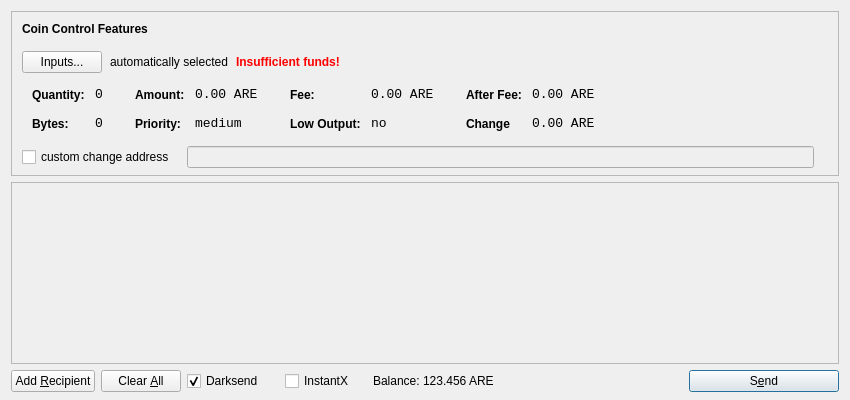
<?xml version="1.0" encoding="UTF-8"?>
<ui version="4.0">
 <class>SendCoinsDialog</class>
 <widget class="QDialog" name="SendCoinsDialog">
  <property name="geometry">
   <rect>
    <x>0</x>
    <y>0</y>
    <width>850</width>
    <height>400</height>
   </rect>
  </property>
  <property name="windowTitle">
   <string>Send Coins</string>
  </property>
  <layout class="QVBoxLayout" name="verticalLayout" stretch="0,1,0">
   <property name="bottomMargin">
    <number>8</number>
   </property>
   <item>
    <widget class="QFrame" name="frameCoinControl">
     <property name="sizePolicy">
      <sizepolicy hsizetype="Expanding" vsizetype="Expanding">
       <horstretch>0</horstretch>
       <verstretch>0</verstretch>
      </sizepolicy>
     </property>
     <property name="maximumSize">
      <size>
       <width>16777215</width>
       <height>16777215</height>
      </size>
     </property>
     <property name="frameShape">
      <enum>QFrame::StyledPanel</enum>
     </property>
     <property name="frameShadow">
      <enum>QFrame::Sunken</enum>
     </property>
     <layout class="QVBoxLayout" name="verticalLayoutCoinControl2">
      <property name="spacing">
       <number>-1</number>
      </property>
      <property name="leftMargin">
       <number>0</number>
      </property>
      <property name="topMargin">
       <number>0</number>
      </property>
      <property name="rightMargin">
       <number>0</number>
      </property>
      <property name="bottomMargin">
       <number>6</number>
      </property>
      <item>
       <layout class="QVBoxLayout" name="verticalLayoutCoinControl" stretch="0,0,0,0,1">
        <property name="spacing">
         <number>0</number>
        </property>
        <property name="leftMargin">
         <number>10</number>
        </property>
        <property name="topMargin">
         <number>10</number>
        </property>
        <item>
         <layout class="QHBoxLayout" name="horizontalLayoutCoinControl1">
          <property name="bottomMargin">
           <number>15</number>
          </property>
          <item>
           <widget class="QLabel" name="labelCoinControlFeatures">
            <property name="sizePolicy">
             <sizepolicy hsizetype="Preferred" vsizetype="Maximum">
              <horstretch>0</horstretch>
              <verstretch>0</verstretch>
             </sizepolicy>
            </property>
            <property name="font">
             <font>
              <weight>75</weight>
              <bold>true</bold>
             </font>
            </property>
            <property name="styleSheet">
             <string notr="true">font-weight:bold;</string>
            </property>
            <property name="text">
             <string>Coin Control Features</string>
            </property>
           </widget>
          </item>
         </layout>
        </item>
        <item>
         <layout class="QHBoxLayout" name="horizontalLayoutCoinControl2" stretch="0,0,0,0">
          <property name="spacing">
           <number>8</number>
          </property>
          <property name="bottomMargin">
           <number>10</number>
          </property>
          <item>
           <widget class="QPushButton" name="pushButtonCoinControl">
            <property name="styleSheet">
             <string notr="true"/>
            </property>
            <property name="text">
             <string>Inputs...</string>
            </property>
           </widget>
          </item>
          <item>
           <widget class="QLabel" name="labelCoinControlAutomaticallySelected">
            <property name="text">
             <string>automatically selected</string>
            </property>
            <property name="margin">
             <number>5</number>
            </property>
           </widget>
          </item>
          <item>
           <widget class="QLabel" name="labelCoinControlInsuffFunds">
            <property name="font">
             <font>
              <weight>75</weight>
              <bold>true</bold>
             </font>
            </property>
            <property name="styleSheet">
             <string notr="true">color:red;font-weight:bold;</string>
            </property>
            <property name="text">
             <string>Insufficient funds!</string>
            </property>
            <property name="margin">
             <number>5</number>
            </property>
           </widget>
          </item>
          <item>
           <spacer name="horizontalSpacerCoinControl">
            <property name="orientation">
             <enum>Qt::Horizontal</enum>
            </property>
            <property name="sizeHint" stdset="0">
             <size>
              <width>40</width>
              <height>1</height>
             </size>
            </property>
           </spacer>
          </item>
         </layout>
        </item>
        <item>
         <widget class="QWidget" name="widgetCoinControl" native="true">
          <property name="sizePolicy">
           <sizepolicy hsizetype="Preferred" vsizetype="Preferred">
            <horstretch>0</horstretch>
            <verstretch>0</verstretch>
           </sizepolicy>
          </property>
          <property name="minimumSize">
           <size>
            <width>0</width>
            <height>0</height>
           </size>
          </property>
          <property name="styleSheet">
           <string notr="true"/>
          </property>
          <layout class="QHBoxLayout" name="horizontalLayoutCoinControl5">
           <property name="margin">
            <number>0</number>
           </property>
           <item>
            <layout class="QHBoxLayout" name="horizontalLayoutCoinControl3" stretch="0,0,0,1">
             <property name="spacing">
              <number>20</number>
             </property>
             <property name="topMargin">
              <number>0</number>
             </property>
             <property name="bottomMargin">
              <number>10</number>
             </property>
             <item>
              <layout class="QFormLayout" name="formLayoutCoinControl1">
               <property name="horizontalSpacing">
                <number>10</number>
               </property>
               <property name="verticalSpacing">
                <number>14</number>
               </property>
               <property name="leftMargin">
                <number>10</number>
               </property>
               <property name="topMargin">
                <number>4</number>
               </property>
               <property name="rightMargin">
                <number>6</number>
               </property>
               <item row="0" column="0">
                <widget class="QLabel" name="labelCoinControlQuantityText">
                 <property name="styleSheet">
                  <string notr="true">font-weight:bold;</string>
                 </property>
                 <property name="text">
                  <string>Quantity:</string>
                 </property>
                 <property name="margin">
                  <number>0</number>
                 </property>
                </widget>
               </item>
               <item row="0" column="1">
                <widget class="QLabel" name="labelCoinControlQuantity">
                 <property name="font">
                  <font>
                   <family>Monospace</family>
                   <pointsize>10</pointsize>
                  </font>
                 </property>
                 <property name="cursor">
                  <cursorShape>IBeamCursor</cursorShape>
                 </property>
                 <property name="contextMenuPolicy">
                  <enum>Qt::ActionsContextMenu</enum>
                 </property>
                 <property name="text">
                  <string>0</string>
                 </property>
                 <property name="margin">
                  <number>0</number>
                 </property>
                 <property name="textInteractionFlags">
                  <set>Qt::LinksAccessibleByMouse|Qt::TextSelectableByKeyboard|Qt::TextSelectableByMouse</set>
                 </property>
                </widget>
               </item>
               <item row="1" column="0">
                <widget class="QLabel" name="labelCoinControlBytesText">
                 <property name="styleSheet">
                  <string notr="true">font-weight:bold;</string>
                 </property>
                 <property name="text">
                  <string>Bytes:</string>
                 </property>
                </widget>
               </item>
               <item row="1" column="1">
                <widget class="QLabel" name="labelCoinControlBytes">
                 <property name="font">
                  <font>
                   <family>Monospace</family>
                   <pointsize>10</pointsize>
                  </font>
                 </property>
                 <property name="cursor">
                  <cursorShape>IBeamCursor</cursorShape>
                 </property>
                 <property name="contextMenuPolicy">
                  <enum>Qt::ActionsContextMenu</enum>
                 </property>
                 <property name="text">
                  <string>0</string>
                 </property>
                 <property name="textInteractionFlags">
                  <set>Qt::LinksAccessibleByMouse|Qt::TextSelectableByKeyboard|Qt::TextSelectableByMouse</set>
                 </property>
                </widget>
               </item>
              </layout>
             </item>
             <item>
              <layout class="QFormLayout" name="formLayoutCoinControl2">
               <property name="horizontalSpacing">
                <number>10</number>
               </property>
               <property name="verticalSpacing">
                <number>14</number>
               </property>
               <property name="leftMargin">
                <number>6</number>
               </property>
               <property name="topMargin">
                <number>4</number>
               </property>
               <property name="rightMargin">
                <number>6</number>
               </property>
               <item row="0" column="0">
                <widget class="QLabel" name="labelCoinControlAmountText">
                 <property name="styleSheet">
                  <string notr="true">font-weight:bold;</string>
                 </property>
                 <property name="text">
                  <string>Amount:</string>
                 </property>
                 <property name="margin">
                  <number>0</number>
                 </property>
                </widget>
               </item>
               <item row="0" column="1">
                <widget class="QLabel" name="labelCoinControlAmount">
                 <property name="font">
                  <font>
                   <family>Monospace</family>
                   <pointsize>10</pointsize>
                  </font>
                 </property>
                 <property name="cursor">
                  <cursorShape>IBeamCursor</cursorShape>
                 </property>
                 <property name="contextMenuPolicy">
                  <enum>Qt::ActionsContextMenu</enum>
                 </property>
                 <property name="text">
                  <string>0.00 ARE</string>
                 </property>
                 <property name="textInteractionFlags">
                  <set>Qt::LinksAccessibleByMouse|Qt::TextSelectableByKeyboard|Qt::TextSelectableByMouse</set>
                 </property>
                </widget>
               </item>
               <item row="1" column="0">
                <widget class="QLabel" name="labelCoinControlPriorityText">
                 <property name="styleSheet">
                  <string notr="true">font-weight:bold;</string>
                 </property>
                 <property name="text">
                  <string>Priority:</string>
                 </property>
                </widget>
               </item>
               <item row="1" column="1">
                <widget class="QLabel" name="labelCoinControlPriority">
                 <property name="font">
                  <font>
                   <family>Monospace</family>
                   <pointsize>10</pointsize>
                  </font>
                 </property>
                 <property name="cursor">
                  <cursorShape>IBeamCursor</cursorShape>
                 </property>
                 <property name="contextMenuPolicy">
                  <enum>Qt::ActionsContextMenu</enum>
                 </property>
                 <property name="text">
                  <string>medium</string>
                 </property>
                 <property name="textInteractionFlags">
                  <set>Qt::LinksAccessibleByMouse|Qt::TextSelectableByKeyboard|Qt::TextSelectableByMouse</set>
                 </property>
                </widget>
               </item>
              </layout>
             </item>
             <item>
              <layout class="QFormLayout" name="formLayoutCoinControl3">
               <property name="horizontalSpacing">
                <number>10</number>
               </property>
               <property name="verticalSpacing">
                <number>14</number>
               </property>
               <property name="leftMargin">
                <number>6</number>
               </property>
               <property name="topMargin">
                <number>4</number>
               </property>
               <property name="rightMargin">
                <number>6</number>
               </property>
               <item row="0" column="0">
                <widget class="QLabel" name="labelCoinControlFeeText">
                 <property name="styleSheet">
                  <string notr="true">font-weight:bold;</string>
                 </property>
                 <property name="text">
                  <string>Fee:</string>
                 </property>
                 <property name="margin">
                  <number>0</number>
                 </property>
                </widget>
               </item>
               <item row="0" column="1">
                <widget class="QLabel" name="labelCoinControlFee">
                 <property name="font">
                  <font>
                   <family>Monospace</family>
                   <pointsize>10</pointsize>
                  </font>
                 </property>
                 <property name="cursor">
                  <cursorShape>IBeamCursor</cursorShape>
                 </property>
                 <property name="contextMenuPolicy">
                  <enum>Qt::ActionsContextMenu</enum>
                 </property>
                 <property name="text">
                  <string>0.00 ARE</string>
                 </property>
                 <property name="textInteractionFlags">
                  <set>Qt::LinksAccessibleByMouse|Qt::TextSelectableByKeyboard|Qt::TextSelectableByMouse</set>
                 </property>
                </widget>
               </item>
               <item row="1" column="0">
                <widget class="QLabel" name="labelCoinControlLowOutputText">
                 <property name="styleSheet">
                  <string notr="true">font-weight:bold;</string>
                 </property>
                 <property name="text">
                  <string>Low Output:</string>
                 </property>
                </widget>
               </item>
               <item row="1" column="1">
                <widget class="QLabel" name="labelCoinControlLowOutput">
                 <property name="font">
                  <font>
                   <family>Monospace</family>
                   <pointsize>10</pointsize>
                  </font>
                 </property>
                 <property name="cursor">
                  <cursorShape>IBeamCursor</cursorShape>
                 </property>
                 <property name="contextMenuPolicy">
                  <enum>Qt::ActionsContextMenu</enum>
                 </property>
                 <property name="text">
                  <string>no</string>
                 </property>
                 <property name="textInteractionFlags">
                  <set>Qt::LinksAccessibleByMouse|Qt::TextSelectableByKeyboard|Qt::TextSelectableByMouse</set>
                 </property>
                </widget>
               </item>
              </layout>
             </item>
             <item>
              <layout class="QFormLayout" name="formLayoutCoinControl4">
               <property name="horizontalSpacing">
                <number>10</number>
               </property>
               <property name="verticalSpacing">
                <number>14</number>
               </property>
               <property name="leftMargin">
                <number>6</number>
               </property>
               <property name="topMargin">
                <number>4</number>
               </property>
               <property name="rightMargin">
                <number>6</number>
               </property>
               <item row="0" column="0">
                <widget class="QLabel" name="labelCoinControlAfterFeeText">
                 <property name="styleSheet">
                  <string notr="true">font-weight:bold;</string>
                 </property>
                 <property name="text">
                  <string>After Fee:</string>
                 </property>
                 <property name="margin">
                  <number>0</number>
                 </property>
                </widget>
               </item>
               <item row="0" column="1">
                <widget class="QLabel" name="labelCoinControlAfterFee">
                 <property name="font">
                  <font>
                   <family>Monospace</family>
                   <pointsize>10</pointsize>
                  </font>
                 </property>
                 <property name="cursor">
                  <cursorShape>IBeamCursor</cursorShape>
                 </property>
                 <property name="contextMenuPolicy">
                  <enum>Qt::ActionsContextMenu</enum>
                 </property>
                 <property name="text">
                  <string>0.00 ARE</string>
                 </property>
                 <property name="textInteractionFlags">
                  <set>Qt::LinksAccessibleByMouse|Qt::TextSelectableByKeyboard|Qt::TextSelectableByMouse</set>
                 </property>
                </widget>
               </item>
               <item row="1" column="0">
                <widget class="QLabel" name="labelCoinControlChangeText">
                 <property name="styleSheet">
                  <string notr="true">font-weight:bold;</string>
                 </property>
                 <property name="text">
                  <string>Change</string>
                 </property>
                </widget>
               </item>
               <item row="1" column="1">
                <widget class="QLabel" name="labelCoinControlChange">
                 <property name="font">
                  <font>
                   <family>Monospace</family>
                   <pointsize>10</pointsize>
                  </font>
                 </property>
                 <property name="cursor">
                  <cursorShape>IBeamCursor</cursorShape>
                 </property>
                 <property name="contextMenuPolicy">
                  <enum>Qt::ActionsContextMenu</enum>
                 </property>
                 <property name="text">
                  <string>0.00 ARE</string>
                 </property>
                 <property name="textInteractionFlags">
                  <set>Qt::LinksAccessibleByMouse|Qt::TextSelectableByKeyboard|Qt::TextSelectableByMouse</set>
                 </property>
                </widget>
               </item>
              </layout>
             </item>
            </layout>
           </item>
          </layout>
         </widget>
        </item>
        <item>
         <layout class="QHBoxLayout" name="horizontalLayoutCoinControl4" stretch="0,0,0">
          <property name="spacing">
           <number>12</number>
          </property>
          <property name="sizeConstraint">
           <enum>QLayout::SetDefaultConstraint</enum>
          </property>
          <property name="topMargin">
           <number>5</number>
          </property>
          <property name="rightMargin">
           <number>5</number>
          </property>
          <item>
           <widget class="QCheckBox" name="checkBoxCoinControlChange">
            <property name="text">
             <string>custom change address</string>
            </property>
           </widget>
          </item>
          <item>
           <widget class="QLineEdit" name="lineEditCoinControlChange">
            <property name="enabled">
             <bool>false</bool>
            </property>
            <property name="sizePolicy">
             <sizepolicy hsizetype="Expanding" vsizetype="Fixed">
              <horstretch>0</horstretch>
              <verstretch>0</verstretch>
             </sizepolicy>
            </property>
           </widget>
          </item>
          <item>
           <widget class="QLabel" name="labelCoinControlChangeLabel">
            <property name="sizePolicy">
             <sizepolicy hsizetype="Preferred" vsizetype="Expanding">
              <horstretch>0</horstretch>
              <verstretch>0</verstretch>
             </sizepolicy>
            </property>
            <property name="minimumSize">
             <size>
              <width>0</width>
              <height>0</height>
             </size>
            </property>
            <property name="text">
             <string/>
            </property>
            <property name="margin">
             <number>3</number>
            </property>
           </widget>
          </item>
         </layout>
        </item>
        <item>
         <spacer name="verticalSpacerCoinControl">
          <property name="orientation">
           <enum>Qt::Vertical</enum>
          </property>
          <property name="sizeHint" stdset="0">
           <size>
            <width>800</width>
            <height>1</height>
           </size>
          </property>
         </spacer>
        </item>
       </layout>
      </item>
     </layout>
    </widget>
   </item>
   <item>
    <widget class="QScrollArea" name="scrollArea">
     <property name="widgetResizable">
      <bool>true</bool>
     </property>
     <widget class="QWidget" name="scrollAreaWidgetContents">
      <property name="geometry">
       <rect>
        <x>0</x>
        <y>0</y>
        <width>830</width>
        <height>165</height>
       </rect>
      </property>
      <layout class="QVBoxLayout" name="verticalLayout_2">
       <property name="margin">
        <number>0</number>
       </property>
       <item>
        <layout class="QVBoxLayout" name="entries">
         <property name="spacing">
          <number>6</number>
         </property>
        </layout>
       </item>
       <item>
        <spacer name="verticalSpacer">
         <property name="orientation">
          <enum>Qt::Vertical</enum>
         </property>
         <property name="sizeHint" stdset="0">
          <size>
           <width>20</width>
           <height>40</height>
          </size>
         </property>
        </spacer>
       </item>
      </layout>
     </widget>
    </widget>
   </item>
   <item>
    <layout class="QHBoxLayout" name="horizontalLayout">
     <item>
      <widget class="QPushButton" name="addButton">
       <property name="toolTip">
        <string>Send to multiple recipients at once</string>
       </property>
       <property name="text">
        <string>Add &amp;Recipient</string>
       </property>
       <property name="autoDefault">
        <bool>false</bool>
       </property>
      </widget>
     </item>
     <item>
      <widget class="QPushButton" name="clearButton">
       <property name="sizePolicy">
        <sizepolicy hsizetype="Minimum" vsizetype="Fixed">
         <horstretch>0</horstretch>
         <verstretch>0</verstretch>
        </sizepolicy>
       </property>
       <property name="toolTip">
        <string>Remove all transaction fields</string>
       </property>
       <property name="text">
        <string>Clear &amp;All</string>
       </property>
       <property name="autoRepeatDelay">
        <number>300</number>
       </property>
       <property name="autoDefault">
        <bool>false</bool>
       </property>
      </widget>
     </item>
     <item>
      <layout class="QHBoxLayout" name="horizontalLayout_2">
       <property name="spacing">
        <number>3</number>
       </property>
        <item>
        <widget class="QCheckBox" name="checkUseDarksend">
         <property name="minimumSize">
          <size>
           <width>95</width>
           <height>0</height>
          </size>
         </property>
         <property name="text">
          <string>Darksend</string>
         </property>
         <property name="checked">
          <bool>true</bool>
         </property>
        </widget>
       </item>
       <item>
        <widget class="QCheckBox" name="checkInstantX">
         <property name="enabled">
          <bool>true</bool>
         </property>
         <property name="minimumSize">
          <size>
           <width>85</width>
           <height>0</height>
          </size>
         </property>
         <property name="text">
          <string>InstantX</string>
         </property>
        </widget>
       </item>
       <item>
        <widget class="QLabel" name="label">
         <property name="sizePolicy">
          <sizepolicy hsizetype="Preferred" vsizetype="Fixed">
           <horstretch>0</horstretch>
           <verstretch>0</verstretch>
          </sizepolicy>
         </property>
         <property name="text">
          <string>Balance:</string>
         </property>
        </widget>
       </item>
       <item>
        <widget class="QLabel" name="labelBalance">
         <property name="sizePolicy">
          <sizepolicy hsizetype="Preferred" vsizetype="Fixed">
           <horstretch>0</horstretch>
           <verstretch>0</verstretch>
          </sizepolicy>
         </property>
         <property name="cursor">
          <cursorShape>IBeamCursor</cursorShape>
         </property>
         <property name="text">
          <string>123.456 ARE</string>
         </property>
         <property name="textInteractionFlags">
          <set>Qt::LinksAccessibleByMouse|Qt::TextSelectableByKeyboard|Qt::TextSelectableByMouse</set>
         </property>
        </widget>
       </item>
      </layout>
     </item>
     <item>
      <spacer name="horizontalSpacer">
       <property name="orientation">
        <enum>Qt::Horizontal</enum>
       </property>
       <property name="sizeHint" stdset="0">
        <size>
         <width>40</width>
         <height>20</height>
        </size>
       </property>
      </spacer>
     </item>
     <item>
      <widget class="QPushButton" name="sendButton">
       <property name="minimumSize">
        <size>
         <width>150</width>
         <height>0</height>
        </size>
       </property>
       <property name="toolTip">
        <string>Confirm the send action</string>
       </property>
       <property name="text">
        <string>S&amp;end</string>
       </property>
       <property name="icon">
        <iconset resource="../bitcoin.qrc">
         <normaloff>:/icons/send</normaloff>:/icons/send</iconset>
       </property>
       <property name="default">
        <bool>true</bool>
       </property>
      </widget>
     </item>
    </layout>
   </item>
  </layout>
 </widget>
 <resources>
  <include location="../bitcoin.qrc"/>
 </resources>
 <connections/>
</ui>
